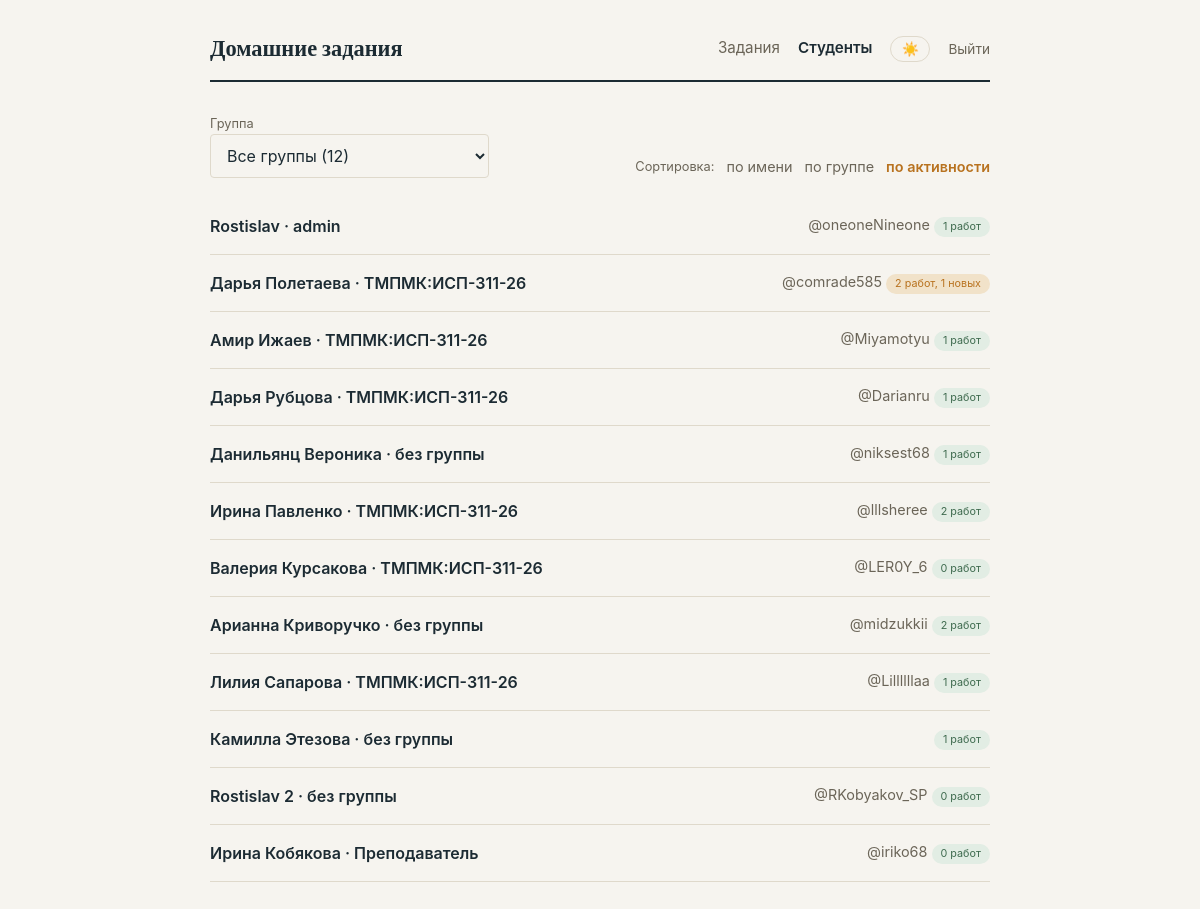
/students (signed in), run on the app's committed database.
### database.py (models this page shows, shortened)
class Student(Base):
    __tablename__ = "students"
    id = Column(Integer, primary_key=True)
    telegram_id = Column(Integer, unique=True, nullable=False, index=True)
    username = Column(String, nullable=True)
    full_name = Column(String, nullable=False)
    group_name = Column(String, nullable=True)
    group_id = Column(Integer, ForeignKey("groups.id"), nullable=True)
    notes = Column(Text, nullable=True)
    created_at = Column(DateTime, default=datetime.utcnow)
    group = relationship("Group", back_populates="students")
    submissions = relationship(
        "Submission",
        back_populates="student",
        order_by="Submission.created_at.desc()",
        cascade="all, delete-orphan",
    )

### web.py (the view)
@app.get("/students", response_class=HTMLResponse)
async def students_list(request: Request, group: str = "", sort: str = "recent"):
    if not is_logged_in(request):
        return RedirectResponse("/login", status_code=303)
    session = SessionLocal()
    try:
        all_students = session.query(Student).all()
        group_counts: dict[str, int] = {}
        no_group_count = 0
        for st in all_students:
            name = (st.group_name or "").strip()
            if name:
                group_counts[name] = group_counts.get(name, 0) + 1
            else:
                no_group_count += 1
        groups = [
            {"name": name, "count": count}
            for name, count in sorted(group_counts.items(), key=lambda kv: kv[0].lower())
        ]
        if group == "__none__":
            filtered = [st for st in all_students if not (st.group_name or "").strip()]
        elif group:
            filtered = [st for st in all_students if (st.group_name or "").strip() == group]
        else:
            filtered = list(all_students)
        rows = []
        for st in filtered:
            submissions = st.submissions
            new_count = sum(1 for s in submissions if s.status == "new")
            last_activity = max(
                (s.created_at for s in submissions), default=st.created_at
            )
            rows.append(
                {
                    "id": st.id,
                    "full_name": st.full_name,
                    "group_name": st.group_name,
                    "username": st.username,
                    "notes": st.notes,
                    "submission_count": len(submissions),
                    "new_count": new_count,
                    "last_activity": last_activity,
                }
            )
        if sort == "name":
            rows.sort(key=lambda r: r["full_name"].lower())
        elif sort == "group":
            rows.sort(key=lambda r: ((r["group_name"] or "").lower(), r["full_name"].lower()))
        else:
            sort = "recent"
            rows.sort(key=lambda r: r["last_activity"], reverse=True)
        context = {
            "students": rows,
            "groups": groups,
            "selected_group": group,
            "has_no_group": no_group_count > 0,
            "no_group_count": no_group_count,
            "total_count": len(all_students),
            "sort": sort,
            "sort_urls": {
                "name": _students_url(group, "name"),
                "group": _students_url(group, "group"),
                "recent": _students_url(group, "recent"),
            },
            "authed": True,
            "active_page": "students",
        }
    finally:
        session.close()
    return templates.TemplateResponse(request, "students.html", context)

### templates/students.html (shortened to what this page needs)
{% extends "base.html" %}
{% block content %}
  <div class="students-toolbar">
    <form method="get" action="/students" class="group-filter">
      <label class="field-label" for="group-select">Группа</label>
      <select id="group-select" name="group" onchange="this.form.submit()">
        <option value="">Все группы ({{ total_count }})</option>
      </select>
    </form>
    <div class="sort-links">
      <span class="field-label">Сортировка:</span>
      <a href="{{ sort_urls.name }}" class="{{ 'active' if sort == 'name' }}">по имени</a>
      <a href="{{ sort_urls.group }}" class="{{ 'active' if sort == 'group' }}">по группе</a>
      <a href="{{ sort_urls.recent }}" class="{{ 'active' if sort == 'recent' or not sort }}">по активности</a>
    </div>
  </div>
  {% if students %}
    <ul class="entry-list">
      {% for st in students %}
        <li>
          <a class="entry" href="/students/{{ st.id }}">
            <div class="entry-top">
              <span class="entry-name">{{ st.full_name }}{% if st.group_name %} · {{ st.group_name }}{% else %} · без группы{% endif %}</span>
              <span class="entry-meta">
                {% if st.username %}@{{ st.username }}{% endif %}
                <span class="badge {{ 'reviewed' if st.new_count == 0 }}">
                  {{ st.submission_count }} работ{% if st.new_count %}, {{ st.new_count }} новых{% endif %}
                </span>
              </span>
            </div>
          </a>
        </li>
      {% endfor %}
    </ul>
  {% else %}
    <div class="empty">Студентов пока нет.</div>
  {% endif %}
{% endblock %}

### static/style.css (style rules this page uses)
:root { --ink: #1c2b33; --paper: #f6f4ef; --paper-line: #dfd9cb; --card-bg: #ffffff; --accent: #b8721f; --accent-soft: #f1e2c9; --ok: #3f6b4f; --ok-soft: #e2ede4; --muted: #6b6558; --note-bg: #fbf1d9; --note-ink: #8a5a00; }
* { box-sizing: border-box; }
body { margin: 0; background: var(--paper); color: var(--ink); font-family: -apple-system, BlinkMacSystemFont, "Segoe UI", Roboto, sans-serif; line-height: 1.5; transition: background 0.15s ease, color 0.15s ease; }
a { color: var(--accent); }
.entry-list { list-style: none; margin: 0; padding: 0; }
.entry { display: block; text-decoration: none; color: inherit; padding: 16px 0; border-bottom: 1px solid var(--paper-line); }
.entry-top { display: flex; justify-content: space-between; gap: 12px; flex-wrap: wrap; }
.entry-name { font-weight: 600; }
.entry-meta { color: var(--muted); font-size: 0.9em; }
.badge { display: inline-block; font-size: 0.75em; padding: 2px 9px; border-radius: 10px; background: var(--accent-soft); color: var(--accent); white-space: nowrap; }
.badge.reviewed { background: var(--ok-soft); color: var(--ok); }
.field-label { font-size: 0.8em; text-transform: none; color: var(--muted); margin-bottom: 4px; }
textarea, input[type=password], input[type=text], select { width: 100%; font-family: inherit; font-size: 1em; padding: 10px 12px; border: 1px solid var(--paper-line); border-radius: 4px; background: var(--paper); color: var(--ink); }
.students-toolbar { display: flex; justify-content: space-between; align-items: flex-end; flex-wrap: wrap; gap: 16px; margin-bottom: 20px; }
.group-filter select { min-width: 220px; }
.sort-links { display: flex; align-items: center; gap: 12px; flex-wrap: wrap; }
.sort-links .field-label { margin-bottom: 0; }
.sort-links a { text-decoration: none; color: var(--muted); font-size: 0.9em; }
.sort-links a.active { color: var(--accent); font-weight: 600; }

### data on the page
Student: full_name "Rostislav", group_name "admin", username "oneoneNineone", submission_count "1"
Student: full_name "Дарья Полетаева", group_name "ТМПМК:ИСП-311-26", username "comrade585", submission_count "2", new_count "1"
Student: full_name "Амир Ижаев", group_name "ТМПМК:ИСП-311-26", username "Miyamotyu", submission_count "1"
Student: full_name "Дарья Рубцова", group_name "ТМПМК:ИСП-311-26", username "Darianru", submission_count "1"
Student: full_name "Данильянц Вероника", shows "· без группы", username "niksest68", submission_count "1"
Student: full_name "Ирина Павленко", group_name "ТМПМК:ИСП-311-26", username "lllsheree", submission_count "2"
Student: full_name "Валерия Курсакова", group_name "ТМПМК:ИСП-311-26", username "LER0Y_6", submission_count "0"
Student: full_name "Арианна Криворучко", shows "· без группы", username "midzukkii", submission_count "2"
Student: full_name "Лилия Сапарова", group_name "ТМПМК:ИСП-311-26", username "Lillllllaa", submission_count "1"
Student: full_name "Камилла Этезова", shows "· без группы", submission_count "1"
Student: full_name "Rostislav 2", shows "· без группы", username "RKobyakov_SP", submission_count "0"
Student: full_name "Ирина Кобякова", group_name "Преподаватель", username "iriko68", submission_count "0"
